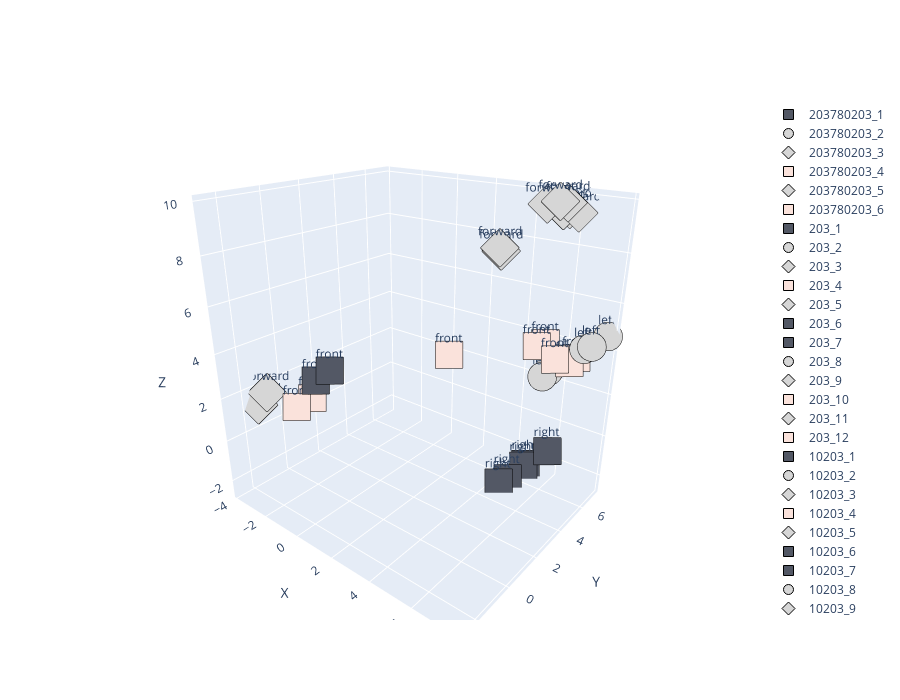

Write notebook code for a chart like this one.
### Code cell
group_axes = {
    "direction_forward": [0, 1, 2, 3],      # Tokens : forward, front_empty, front_wall
    "direction_left": [4, 5, 8],      # left_empty, left_wall, turn_left, turn_left (duplicated)
    "direction_right": [6, 7, 10],   # right_empty, right_wall, turn_right, turn_right
    "move": [0, 8, 10],             # forward, turn_left, turn_right
    "feel_wall": [3, 5, 7],         # bump, front_wall, left_wall, right_wall
    "feel_empty": [2, 4, 6],
}
# sequences = [[2, 0, 3, 7, 8, 0, 2, 0, 3], [2, 0, 3]]
# tgt_sequences = [[7, 8, 0, 2, 0, 2], [7, 8, 0, 2, 0, 3, 7, 8, 0, 2, 0, 2]]
sequences = [[2, 0, 3, 7, 8, 0, 2, 0, 3], [2, 0, 3], [10, 2, 0, 3]]
tgt_sequences = [[7, 8, 0, 2, 0, 2], [7, 8, 0, 2, 0, 3, 7, 8, 0, 2, 0, 2], [7, 8, 0, 2, 0, 3, 7, 8, 0, 2, 0, 2]]
# sequences = [[0, 2, 0, 2, 0, 3], [7, 8, 0, 2, 0, 3], [2, 0, 3, 7, 8, 0, 2, 0, 3], [2, 0, 3], [10, 2, 0, 3], [7, 8, 0, 2, 0, 3, 7, 8, 0, 2, 0, 2], [7, 8, 0, 2, 0, 3], [2, 0, 3, 7, 8, 0, 2, 0, 3]]
# tgt_sequences = [[7, 8, 0, 2, 0, 3], [7, 8, 0, 2, 0, 2], [7, 8, 0, 2, 0, 2], [7, 8, 0, 2, 0, 3, 7, 8, 0, 2, 0, 2], [7, 8, 0, 2, 0, 3, 7, 8, 0, 2, 0, 2], [0, 3], [7, 8, 0, 2, 0, 2, 0, 3], [7, 8, 0, 2, 0, 2, 0, 3]]
# sequences = [[0, 2, 0, 2, 0, 3], [7, 8, 0, 2, 0, 3], [7], [3, 7], [8, 0, 2, 0, 3, 7, 8, 0, 3], [8, 0, 2, 0, 3], [7, 8, 0, 2, 0, 3], [8, 0, 2, 0, 3, 7, 8, 0, 3], [10, 2, 0, 3], [10], [5, 10], [7, 8, 0, 2, 0, 3], [2, 0, 3, 7, 8, 0, 2, 0, 3], [2, 0, 3], [10, 2, 0, 3], [7, 8, 0, 2, 0, 3, 7, 8, 0, 2, 0, 2], [7, 8, 0, 2, 0, 3], [2, 0, 3, 7, 8, 0, 2, 0, 3]]
# tgt_sequences = [[7, 8, 0, 2, 0, 3], [7, 8, 0, 3], [8, 0, 2, 0, 3, 7, 8, 0, 3], [8, 0, 2, 0, 3, 7, 8, 0, 3], [6], [7, 8, 0, 3, 6], [7, 8, 0, 3, 6], [6, 5], [7, 8, 0, 2, 0, 3], [2, 0, 3, 7, 8, 0, 2, 0, 3], [2, 0, 3, 7, 8, 0, 2, 0, 3], [7, 8, 0, 2, 0, 2], [7, 8, 0, 2, 0, 2], [7, 8, 0, 2, 0, 3, 7, 8, 0, 2, 0, 2], [7, 8, 0, 2, 0, 3, 7, 8, 0, 2, 0, 2], [0, 3], [7, 8, 0, 2, 0, 2, 0, 3], [7, 8, 0, 2, 0, 2, 0, 3]]

label_seq = [''.join(str(nombre) for nombre in sous_liste) for sous_liste in sequences]

embedding_weight, all_labels, all_tokens = visualize_decoder_outputs(model, sequences, tgt_sequences, label_seq)
projected = project_embeddings_to_3D(model, embedding_weight, group_axes)
plotly_embedding(projected, all_labels, all_tokens)

### Figure 1 — Plotly figure (JSON) as saved in the notebook; plotly's stock layout.template omitted (floating-point values rounded to 4 significant figures)
{"data": [{"marker": {"color": "#535865", "line": {"color": "black", "width": 1}, "size": 10, "symbol": "square"}, "mode": "markers+text", "name": "203780203_1", "text": "right", "textposition": "top center", "type": "scatter3d", "x": [5.829], "y": [6.812], "z": [-1.315]}, {"marker": {"color": "#D6D6D6", "line": {"color": "black", "width": 1}, "size": 10, "symbol": "circle"}, "mode": "markers+text", "name": "203780203_2", "text": "left", "textposition": "top center", "type": "scatter3d", "x": [7.041], "y": [6.7], "z": [4.049]}, {"marker": {"color": "#D6D6D6", "line": {"color": "black", "width": 1}, "size": 10, "symbol": "diamond"}, "mode": "markers+text", "name": "203780203_3", "text": "forward", "textposition": "top center", "type": "scatter3d", "x": [6.122], "y": [6.89], "z": [9.373]}, {"marker": {"color": "#FAE2DB", "line": {"color": "black", "width": 1}, "size": 10, "symbol": "square"}, "mode": "markers+text", "name": "203780203_4", "text": "front", "textposition": "top center", "type": "scatter3d", "x": [6.028], "y": [6.26], "z": [3.461]}, {"marker": {"color": "#D6D6D6", "line": {"color": "black", "width": 1}, "size": 10, "symbol": "diamond"}, "mode": "markers+text", "name": "203780203_5", "text": "forward", "textposition": "top center", "type": "scatter3d", "x": [5.077], "y": [6.3], "z": [9.67]}, {"marker": {"color": "#FAE2DB", "line": {"color": "black", "width": 1}, "size": 10, "symbol": "square"}, "mode": "markers+text", "name": "203780203_6", "text": "front", "textposition": "top center", "type": "scatter3d", "x": [2.462], "y": [3.749], "z": [3.543]}, {"marker": {"color": "#535865", "line": {"color": "black", "width": 1}, "size": 10, "symbol": "square"}, "mode": "markers+text", "name": "203_1", "text": "right", "textposition": "top center", "type": "scatter3d", "x": [4.853], "y": [6.481], "z": [-2.328]}, {"marker": {"color": "#D6D6D6", "line": {"color": "black", "width": 1}, "size": 10, "symbol": "circle"}, "mode": "markers+text", "name": "203_2", "text": "left", "textposition": "top center", "type": "scatter3d", "x": [7.379], "y": [6.645], "z": [4.256]}, {"marker": {"color": "#D6D6D6", "line": {"color": "black", "width": 1}, "size": 10, "symbol": "diamond"}, "mode": "markers+text", "name": "203_3", "text": "forward", "textposition": "top center", "type": "scatter3d", "x": [3.696], "y": [5.298], "z": [7.953]}, {"marker": {"color": "#FAE2DB", "line": {"color": "black", "width": 1}, "size": 10, "symbol": "square"}, "mode": "markers+text", "name": "203_4", "text": "front", "textposition": "top center", "type": "scatter3d", "x": [6.514], "y": [6.613], "z": [3.313]}, {"marker": {"color": "#D6D6D6", "line": {"color": "black", "width": 1}, "size": 10, "symbol": "diamond"}, "mode": "markers+text", "name": "203_5", "text": "forward", "textposition": "top center", "type": "scatter3d", "x": [-3.775], "y": [-1.466], "z": [1.249]}, {"marker": {"color": "#535865", "line": {"color": "black", "width": 1}, "size": 10, "symbol": "square"}, "mode": "markers+text", "name": "203_6", "text": "front", "textposition": "top center", "type": "scatter3d", "x": [1.438], "y": [-2.672], "z": [4.46]}, {"marker": {"color": "#535865", "line": {"color": "black", "width": 1}, "size": 10, "symbol": "square"}, "mode": "markers+text", "name": "203_7", "text": "right", "textposition": "top center", "type": "scatter3d", "x": [4.59], "y": [4.798], "z": [-2.464]}, {"marker": {"color": "#D6D6D6", "line": {"color": "black", "width": 1}, "size": 10, "symbol": "circle"}, "mode": "markers+text", "name": "203_8", "text": "left", "textposition": "top center", "type": "scatter3d", "x": [5.544], "y": [6.217], "z": [2.547]}, {"marker": {"color": "#D6D6D6", "line": {"color": "black", "width": 1}, "size": 10, "symbol": "diamond"}, "mode": "markers+text", "name": "203_9", "text": "forward", "textposition": "top center", "type": "scatter3d", "x": [5.595], "y": [6.645], "z": [9.432]}, {"marker": {"color": "#FAE2DB", "line": {"color": "black", "width": 1}, "size": 10, "symbol": "square"}, "mode": "markers+text", "name": "203_10", "text": "front", "textposition": "top center", "type": "scatter3d", "x": [5.285], "y": [6.003], "z": [3.949]}, {"marker": {"color": "#D6D6D6", "line": {"color": "black", "width": 1}, "size": 10, "symbol": "diamond"}, "mode": "markers+text", "name": "203_11", "text": "forward", "textposition": "top center", "type": "scatter3d", "x": [5.619], "y": [6.291], "z": [9.83]}, {"marker": {"color": "#FAE2DB", "line": {"color": "black", "width": 1}, "size": 10, "symbol": "square"}, "mode": "markers+text", "name": "203_12", "text": "front", "textposition": "top center", "type": "scatter3d", "x": [-2.136], "y": [-0.7505], "z": [1.401]}, {"marker": {"color": "#535865", "line": {"color": "black", "width": 1}, "size": 10, "symbol": "square"}, "mode": "markers+text", "name": "10203_1", "text": "right", "textposition": "top center", "type": "scatter3d", "x": [4.84], "y": [6.703], "z": [-2.352]}, {"marker": {"color": "#D6D6D6", "line": {"color": "black", "width": 1}, "size": 10, "symbol": "circle"}, "mode": "markers+text", "name": "10203_2", "text": "left", "textposition": "top center", "type": "scatter3d", "x": [7.761], "y": [7.219], "z": [4.622]}, {"marker": {"color": "#D6D6D6", "line": {"color": "black", "width": 1}, "size": 10, "symbol": "diamond"}, "mode": "markers+text", "name": "10203_3", "text": "forward", "textposition": "top center", "type": "scatter3d", "x": [3.639], "y": [5.495], "z": [7.78]}, {"marker": {"color": "#FAE2DB", "line": {"color": "black", "width": 1}, "size": 10, "symbol": "square"}, "mode": "markers+text", "name": "10203_4", "text": "front", "textposition": "top center", "type": "scatter3d", "x": [6.673], "y": [6.871], "z": [3.504]}, {"marker": {"color": "#D6D6D6", "line": {"color": "black", "width": 1}, "size": 10, "symbol": "diamond"}, "mode": "markers+text", "name": "10203_5", "text": "forward", "textposition": "top center", "type": "scatter3d", "x": [-3.564], "y": [-1.12], "z": [1.772]}, {"marker": {"color": "#535865", "line": {"color": "black", "width": 1}, "size": 10, "symbol": "square"}, "mode": "markers+text", "name": "10203_6", "text": "front", "textposition": "top center", "type": "scatter3d", "x": [1.77], "y": [-2.295], "z": [4.805]}, {"marker": {"color": "#535865", "line": {"color": "black", "width": 1}, "size": 10, "symbol": "square"}, "mode": "markers+text", "name": "10203_7", "text": "right", "textposition": "top center", "type": "scatter3d", "x": [4.705], "y": [5.371], "z": [-2.489]}, {"marker": {"color": "#D6D6D6", "line": {"color": "black", "width": 1}, "size": 10, "symbol": "circle"}, "mode": "markers+text", "name": "10203_8", "text": "left", "textposition": "top center", "type": "scatter3d", "x": [5.671], "y": [6.49], "z": [2.744]}, {"marker": {"color": "#D6D6D6", "line": {"color": "black", "width": 1}, "size": 10, "symbol": "diamond"}, "mode": "markers+text", "name": "10203_9", "text": "forward", "textposition": "top center", "type": "scatter3d", "x": [5.768], "y": [6.826], "z": [9.473]}, {"marker": {"color": "#FAE2DB", "line": {"color": "black", "width": 1}, "size": 10, "symbol": "square"}, "mode": "markers+text", "name": "10203_10", "text": "front", "textposition": "top center", "type": "scatter3d", "x": [5.527], "y": [6.269], "z": [4.062]}, {"marker": {"color": "#D6D6D6", "line": {"color": "black", "width": 1}, "size": 10, "symbol": "diamond"}, "mode": "markers+text", "name": "10203_11", "text": "forward", "textposition": "top center", "type": "scatter3d", "x": [5.732], "y": [6.708], "z": [9.736]}, {"marker": {"color": "#FAE2DB", "line": {"color": "black", "width": 1}, "size": 10, "symbol": "square"}, "mode": "markers+text", "name": "10203_12", "text": "front", "textposition": "top center", "type": "scatter3d", "x": [-1.833], "y": [-0.1246], "z": [1.668]}], "layout": {"height": 700, "scene": {"aspectmode": "auto", "aspectratio": {"x": 1.03, "y": 0.883, "z": 1.1}, "camera": {"center": {"x": 0, "y": 0, "z": 0}, "eye": {"x": 1.224, "y": -1.505, "z": 0.8674}, "projection": {"type": "perspective"}, "up": {"x": 0, "y": 0, "z": 1}}, "xaxis": {"title": {"text": "X"}, "type": "linear"}, "yaxis": {"title": {"text": "Y"}, "type": "linear"}, "zaxis": {"title": {"text": "Z"}, "type": "linear"}}, "width": 900}}
